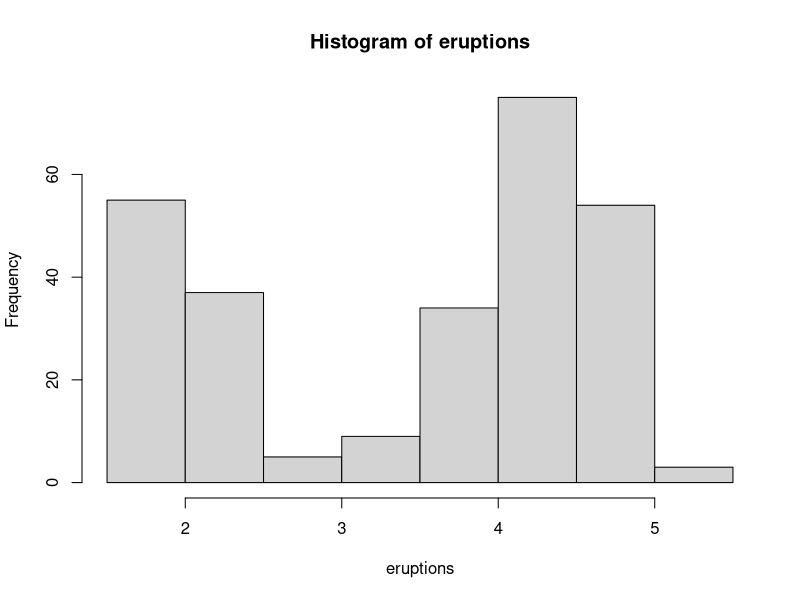
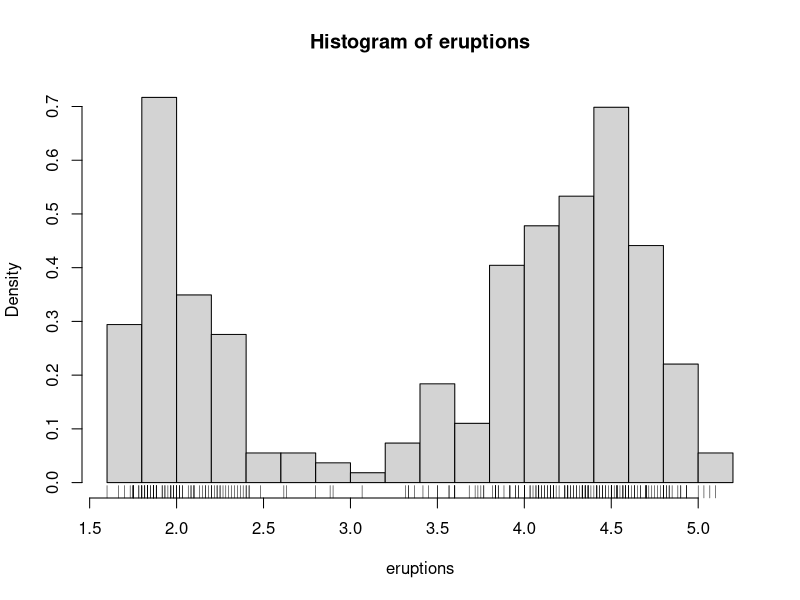
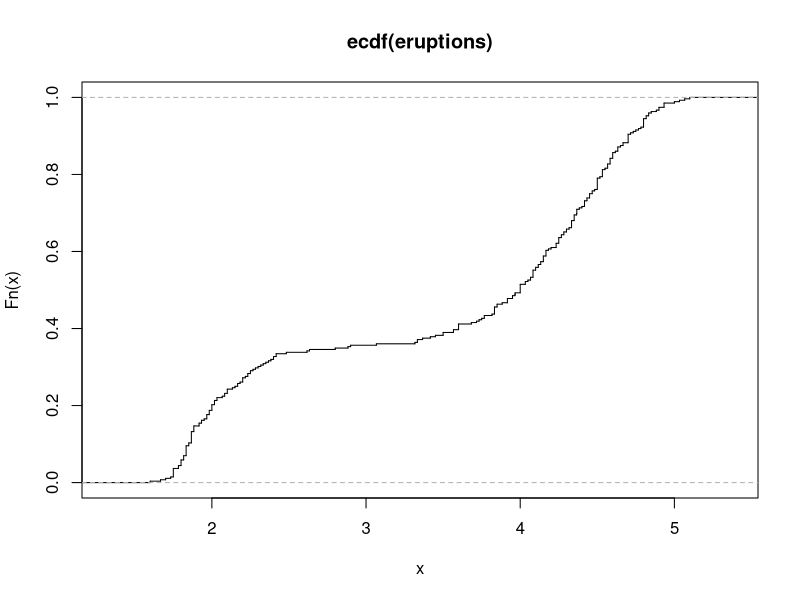
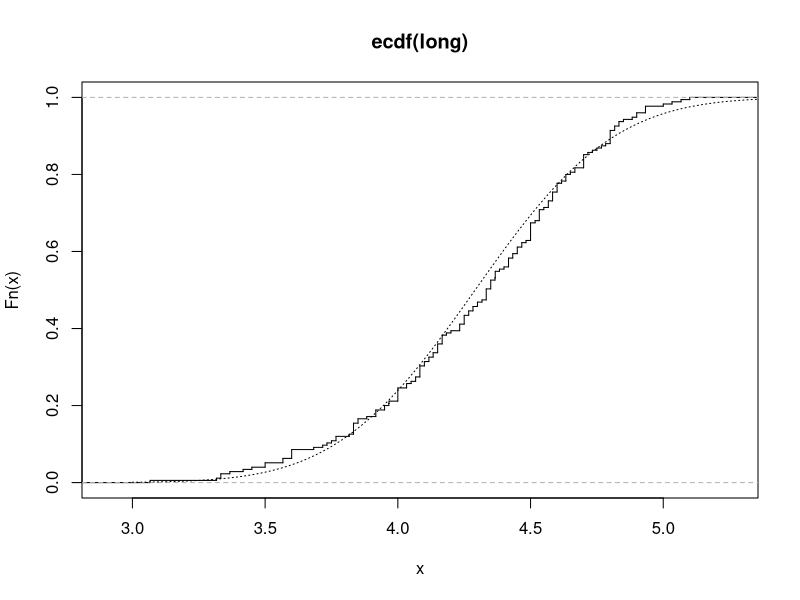
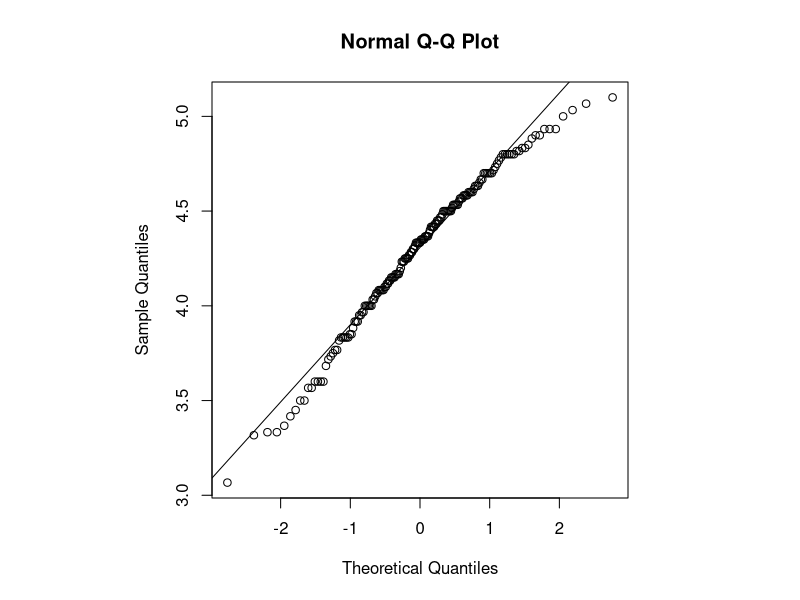

The R source for these figures, in order:
#概率分布
#t分布的双侧p值
2*pt(-2.43,df=13)
#F(2,7)分布上的1%的分位数
qf(0.99,2,7)

#检验分布
attach(faithful)
head(eruptions)
summary(eruptions)#
fivenum(eruptions)#检验五个数的概要
stem(eruptions)
hist(eruptions)#绘制箱线图
hist(eruptions,seq(1.6,5.2,0.2),prob=TRUE) #让翔距缩小，绘制密度图
line(density(eruptions,bw=0.1))
rug(eruptions)#显示实际的点
#ecdf经验累计分布
plot(ecdf(eruptions),do.points=FALSE,verticals = TRUE)
#拟合正态分布
long <- eruptions[eruptions>3]
plot(ecdf(long),do.points=FALSE,verticals=TRUE)
x<-seq(3,5.4,0.01)
lines(x,pnorm(x,mean = mean(long),sd=sqrt(var(long))),lty=3)
#分位比较图 QQ
par(pty="s")#设置方形区域
qqnorm(long);
qqline(long)